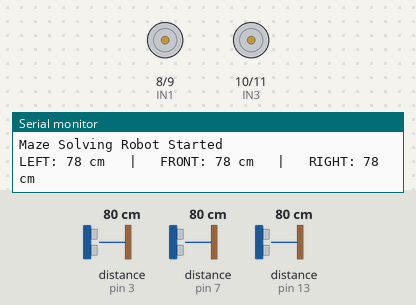
Bench run of a program on a simulated Arduino Uno, built with avr-gcc and run on an emulated ATmega328P. Shown: motor-driver pin pairs drawn as motors (green arrow = first pin HIGH = forward, orange = second pin HIGH = backward, longer = more drive, scaled by the enable pin), the last lines printed to the serial monitor. Wiring (inferred from the names in the program): 3 × ultrasonic range finder: trigger pin 2, echo pin 3 / trigger pin 4, echo pin 7 / trigger pin 12, echo pin 13. The inputs (shaded band) are chosen by the test bench; at power-on: distance to the obstacle (sensors on pin 7, pin 3, pin 13) 80 cm. The echo pulse lasts 58.3 µs per cm.

Above: at 0.89 s.
1.7 s: distance to the obstacle (sensor on pin 7) set to 23 cm
5.2 s: distance to the obstacle (sensor on pin 7) set to 20 cm
At 6.5 s:
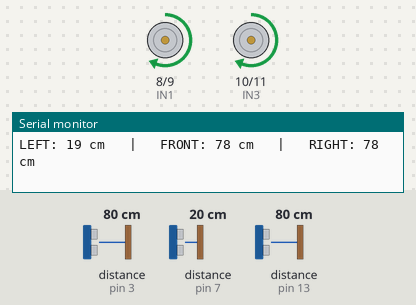
7.3 s: distance to the obstacle (sensor on pin 3) set to 25 cm
11.0 s: distance to the obstacle (sensor on pin 3) set to 20 cm
At 11.48 s:
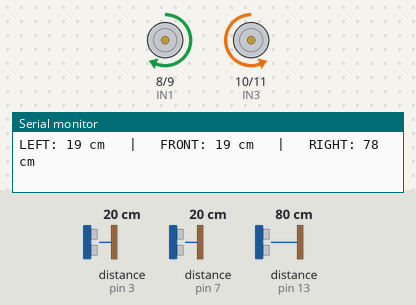
18.4 s: distance to the obstacle (sensor on pin 7) set to 35 cm
At 19.57 s:
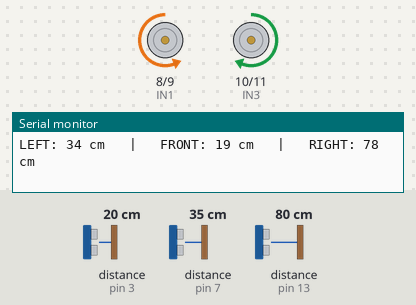
Timing chart, 0 to 22.9 s (numbered marks = the images above; inputs shaded):
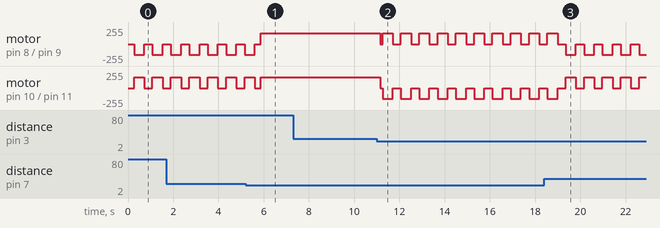

The program:

main.cpp
```cpp
//Final Code for Maze Solving Robot using Arduino
#include <Arduino.h>

// Ultrasonic Sensor Pins
#define FRONT_TRIG 2
#define FRONT_ECHO 3

#define LEFT_TRIG 4
#define LEFT_ECHO 7

#define RIGHT_TRIG 12
#define RIGHT_ECHO 13

// L298N Motor Driver Pins
#define ENA 5
#define IN1 8
#define IN2 9

#define ENB 6
#define IN3 10
#define IN4 11

// Settings
int motorSpeed = 160;       // Speed range: 0 - 255
int wallLimit = 20;         // Distance in cm to decide wall/free path

// Function declarations
long getDistance(int trigPin, int echoPin);
void forward();
void backward();
void turnLeft();
void turnRight();
void turnBack();
void stopRobot();

void setup() {
  Serial.begin(9600);

  // Ultrasonic sensor pins
  pinMode(FRONT_TRIG, OUTPUT);
  pinMode(FRONT_ECHO, INPUT);

  pinMode(LEFT_TRIG, OUTPUT);
  pinMode(LEFT_ECHO, INPUT);

  pinMode(RIGHT_TRIG, OUTPUT);
  pinMode(RIGHT_ECHO, INPUT);

  // Motor driver pins
  pinMode(ENA, OUTPUT);
  pinMode(IN1, OUTPUT);
  pinMode(IN2, OUTPUT);

  pinMode(ENB, OUTPUT);
  pinMode(IN3, OUTPUT);
  pinMode(IN4, OUTPUT);

  stopRobot();

  Serial.println("Maze Solving Robot Started");
}

void loop() {
  long leftDistance = getDistance(LEFT_TRIG, LEFT_ECHO);
  delay(50);

  long frontDistance = getDistance(FRONT_TRIG, FRONT_ECHO);
  delay(50);

  long rightDistance = getDistance(RIGHT_TRIG, RIGHT_ECHO);
  delay(50);

  Serial.print("LEFT: ");
  Serial.print(leftDistance);
  Serial.print(" cm   |   FRONT: ");
  Serial.print(frontDistance);
  Serial.print(" cm   |   RIGHT: ");
  Serial.print(rightDistance);
  Serial.println(" cm");

  // Left-hand wall following algorithm
  if (leftDistance > wallLimit) {
    stopRobot();
    delay(100);

    turnLeft();
    delay(450);

    stopRobot();
    delay(100);
  }
  else if (frontDistance > wallLimit) {
    forward();
  }
  else if (rightDistance > wallLimit) {
    stopRobot();
    delay(100);

    turnRight();
    delay(450);

    stopRobot();
    delay(100);
  }
  else {
    stopRobot();
    delay(100);

    turnBack();
    delay(850);

    stopRobot();
    delay(100);
  }
}

long getDistance(int trigPin, int echoPin) {
  digitalWrite(trigPin, LOW);
  delayMicroseconds(2);

  digitalWrite(trigPin, HIGH);
  delayMicroseconds(10);
  digitalWrite(trigPin, LOW);

  long duration = pulseIn(echoPin, HIGH, 30000);

  if (duration == 0) {
    return 999; // No object detected
  }

  long distance = duration * 0.034 / 2;
  return distance;
}

void forward() {
  analogWrite(ENA, motorSpeed);
  analogWrite(ENB, motorSpeed);

  digitalWrite(IN1, HIGH);
  digitalWrite(IN2, LOW);

  digitalWrite(IN3, HIGH);
  digitalWrite(IN4, LOW);
}

void backward() {
  analogWrite(ENA, motorSpeed);
  analogWrite(ENB, motorSpeed);

  digitalWrite(IN1, LOW);
  digitalWrite(IN2, HIGH);

  digitalWrite(IN3, LOW);
  digitalWrite(IN4, HIGH);
}

void turnLeft() {
  analogWrite(ENA, motorSpeed);
  analogWrite(ENB, motorSpeed);

  // Left motor backward
  digitalWrite(IN1, LOW);
  digitalWrite(IN2, HIGH);

  // Right motor forward
  digitalWrite(IN3, HIGH);
  digitalWrite(IN4, LOW);
}

void turnRight() {
  analogWrite(ENA, motorSpeed);
  analogWrite(ENB, motorSpeed);

  // Left motor forward
  digitalWrite(IN1, HIGH);
  digitalWrite(IN2, LOW);

  // Right motor backward
  digitalWrite(IN3, LOW);
  digitalWrite(IN4, HIGH);
}

void turnBack() {
  turnRight();
}

void stopRobot() {
  digitalWrite(IN1, LOW);
  digitalWrite(IN2, LOW);

  digitalWrite(IN3, LOW);
  digitalWrite(IN4, LOW);

  analogWrite(ENA, 0);
  analogWrite(ENB, 0);
}
```

Measured:
- the behaviour switches between 22 and 21 cm on distance to the obstacle (sensor on pin 7) (found by bisection; images 0 and 1)
- the behaviour switches between 22 and 21 cm on distance to the obstacle (sensor on pin 3) (found by bisection; images 1 and 2)
- after the input at 11.0 s, motor on pin 8 (IN1) / pin 9 (IN2): forward 160/255 → stopped after 0.16 s, then repeats every 0.81 s: forward 160/255 0.45 s, stopped 0.36 s; motor on pin 10 (IN3) / pin 11 (IN4): forward 160/255 → stopped after 0.16 s, then repeats every 0.81 s: backward 160/255 0.45 s, stopped 0.36 s
- by itself, motor on pin 8 (IN1) / pin 9 (IN2): alternates backward 160/255 for 0.45 s and stopped for 0.36 s
- by itself, motor on pin 10 (IN3) / pin 11 (IN4): alternates forward 160/255 for 0.45 s and stopped for 0.36 s
